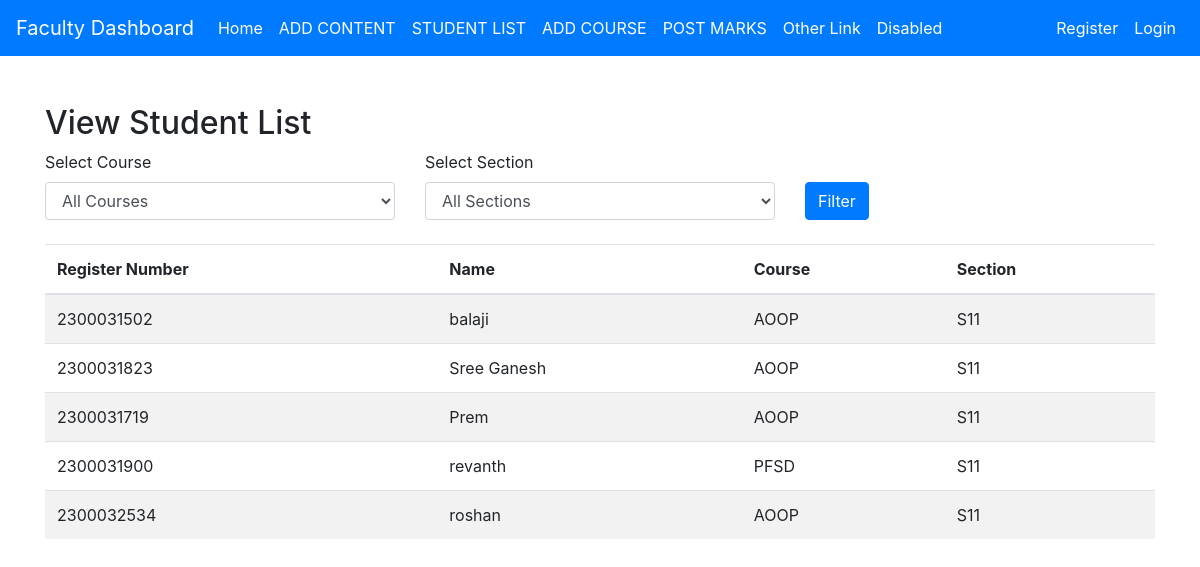
The app's page /facultyapp/view_student_list/ with its own data.
### adminapp/models.py (models this page shows, shortened)
class StudentList(models.Model):
    Register_Number = models.CharField(max_length=20, unique=True)
    Name = models.CharField(max_length=100)
    user = models.OneToOneField(User, on_delete=models.CASCADE, null=True)

### facultyapp/models.py (models this page shows, shortened)
class AddCourse(models.Model):
    COURSE_CHOICES = [
        ('AOOP', 'Advanced Object-Oriented Programming'),
        ('PFSD', 'Python Full Stack Development'),
    ]
    SECTION_CHOICES = [
        ('S11', 'Section S11'),
        ('S12', 'Section S12'),
        ('S13', 'Section S13'),
        ('S14', 'Section S14'),
        ('S15', 'Section S15'),
    ]
    student = models.ForeignKey(StudentList, on_delete=models.CASCADE)
    course = models.CharField(max_length=50, choices=COURSE_CHOICES)
    section = models.CharField(max_length=50, choices=SECTION_CHOICES)

### facultyapp/views.py (the view)
# urls.py: path('view_student_list/', views.view_student_list, name='view_student_list'),
def view_student_list(request):
    print("view_student_list was called")  # Confirm function call
    course = request.GET.get('course')
    section = request.GET.get('section')
    print(f"Course: {course}, Section: {section}")  # Check GET parameters
    student_courses = AddCourse.objects.all()
    if course:
        student_courses = student_courses.filter(course=course)
        print(f"Filtered student_courses by course: {list(student_courses.values())}")  # Debugging
    if section:
        student_courses = student_courses.filter(section=section)
        print(f"Filtered student_courses by section: {list(student_courses.values())}")  # Debugging
    students = StudentList.objects.filter(id__in=student_courses.values('student_id'))
    print(f"Students found: {list(students.values())}")  # Debugging
    course_choices = AddCourse.COURSE_CHOICES
    section_choices = AddCourse.SECTION_CHOICES
    context = {
        'students': students,
        'course_choices': course_choices,
        'section_choices': section_choices,
        'selected_course': course,
        'selected_section': section,
    }
    print("Rendering the student list template")  # Confirm rendering
    return render(request, 'facultyapp/view_student_list.html', context)

### templates/facultyapp/view_student_list.html (shortened to what this page needs)
{% extends 'navbar/Facultynavbar.html' %}
{% load static %}
{% block body %}
    <div class="container mt-5">
        <h2>View Student List</h2>
        <form method="get" class="mb-4">
            <div class="row">
                <div class="col-md-4">
                    <label for="course" class="form-label">Select Course</label>
                    <select name="course" id="course" class="form-control">
                        <option value="">All Courses</option>
                    </select>
                </div>
                <div class="col-md-4">
                    <label for="section" class="form-label">Select Section</label>
                    <select name="section" id="section" class="form-control">
                        <option value="">All Sections</option>
                    </select>
                </div>
                <div class="col-md-4 mt-4">
                    <button type="submit" class="btn btn-primary mt-2">Filter</button>
                </div>
            </div>
        </form>
        <table class="table table-striped">
            <thead>
                <tr>
                    <th>Register Number</th>
                    <th>Name</th>
                    <th>Course</th>
                    <th>Section</th>
                </tr>
            </thead>
            <tbody>
                {% if students %}
                    {% for student in students %}
                        <tr>
                            <td>{{ student.Register_Number }}</td>
                            <td>{{ student.Name }}</td>
                            <td>{{ student.addcourse_set.first.course }}</td>
                            <td>{{ student.addcourse_set.first.section }}</td>
                        </tr>
                    {% endfor %}
                {% else %}
                    <tr>
                        <td colspan="4" class="text-center">No students found.</td>
                    </tr>
                {% endif %}
            </tbody>
        </table>
    </div>
{% endblock %}

### templates/navbar/Facultynavbar.html (shortened to what this page needs)
<!DOCTYPE html>
<html lang="en">
<head>
    <link href="https://stackpath.bootstrapcdn.com/bootstrap/4.5.2/css/bootstrap.min.css" rel="stylesheet">
</head>
<body>
<nav class="navbar navbar-expand-lg" style="background-color: #007bff;">
    <a class="navbar-brand text-white" href="#">Faculty Dashboard</a>
    <div class="collapse navbar-collapse" id="navbarNav">
        <ul class="navbar-nav">
            <li class="nav-item active">
                <a class="nav-link text-white" href="{% url 'facultyapp:FacultyHomePage' %}">Home <span class="sr-only">(current)</span></a>
            </li>
            <li class="nav-item ">
                <a class="nav-link text-white" href="{% url 'facultyapp:add_content' %}">ADD CONTENT</a>
            </li>
            <li class="nav-item">
                <a class="nav-link text-white" href="{% url 'facultyapp:view_student_list' %}">STUDENT LIST</a>
           </li>
            <li class="nav-item">
                <a class="nav-link text-white" href="{% url 'facultyapp:add_course' %}">ADD COURSE</a>
            </li>
            <li class="nav-item">
                <a class="nav-link text-white" href="{% url 'facultyapp:post_marks' %}">POST MARKS</a>
            </li>
            <li class="nav-item">
                <a class="nav-link text-white" href="#">Other Link</a>
            </li>
            <li class="nav-item">
                <a class="nav-link text-white disabled" href="#" tabindex="-1" aria-disabled="true">Disabled</a>
            </li>
        </ul>
    </div>
    <ul class="navbar-nav ms-auto">
        {% if user.is_authenticated %}
            <li class="nav-item">
                <span class="nav-link text-white">Welcome, {{ user.username }}</span>
            </li>
            <li class="nav-item">
                <a class="nav-link text-white" href="{% url 'logout' %}">Logout</a>
            </li>
        {% else %}
            <li class="nav-item">
                <a class="nav-link text-white" href="{% url 'UserRegisterPageCall' %}">Register</a>
            </li>
            <li class="nav-item">
                <a class="nav-link text-white" href="{% url 'UserLoginPageCall' %}">Login</a>
            </li>
        {% endif %}
    </ul>
</nav>
{% block body %}
{% endblock %}
</body>
</html>

### records on screen
StudentList: Register_Number "2300031502", Name "balaji", addcourse_set.first.course "AOOP", addcourse_set.first.section "S11"
StudentList: Register_Number "2300031823", Name "Sree Ganesh", addcourse_set.first.course "AOOP", addcourse_set.first.section "S11"
StudentList: Register_Number "2300031719", Name "Prem", addcourse_set.first.course "AOOP", addcourse_set.first.section "S11"
StudentList: Register_Number "2300031900", Name "revanth", addcourse_set.first.course "PFSD", addcourse_set.first.section "S11"
StudentList: Register_Number "2300032534", Name "roshan", addcourse_set.first.course "AOOP", addcourse_set.first.section "S11"
